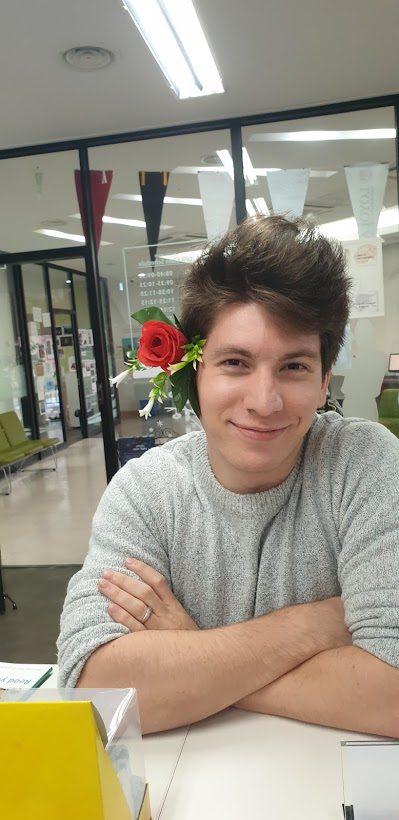
#> input picture img/spirit-week.jpg, 399 x 820 px
$ python 0403-pixels1.py
#> lines starting #> are read from the running program, lines starting #| are printed output that depends on the picture; after the words box and inside, x2 and y2 are one past the last pixel; in counts of white or black regions, pixels touching at a corner belong together
# 0403.py
import cv2
# import numpy as np

img = cv2.imread('../../img/spirit-week.jpg', cv2.IMREAD_GRAYSCALE)
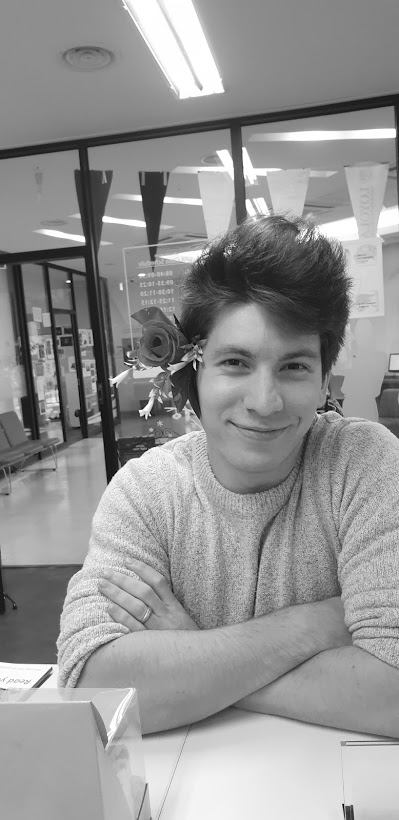
#> img: shape (820, 399); min 0, max 255, mean 147.6
img[100,200] = 0 # change pixel (brightness, grayscale)
#> img: shape (820, 399); under 0.01% of pixels changed, all inside (x1, y1, x2, y2) = (200, 100, 201, 101)
print(img[100:110, 200:210]) # ROI (Region of interest) access
#| [[  0 151 151 150 150 150 150 150 149 149]
#|  [152 151 149 148 147 147 148 149 148 148]
#|  [150 150 149 148 147 147 147 148 147 146]
#|  [145 145 145 146 146 145 145 145 145 145]
#|  [145 145 145 145 144 144 144 144 143 143]
#|  [145 145 144 144 144 144 143 143 143 143]
#|  [144 144 143 143 143 143 143 142 142 142]
#|  [143 142 142 142 142 141 141 141 141 141]
#|  [141 141 141 141 140 140 140 140 140 140]
#|  [140 140 140 139 139 139 139 138 139 138]]

## for y in range(100, 400):
##  for x in range(200, 300):
##    img[y,x] = 0

img[100:400, 200:300] = 0 # ROI (Region of interest) access
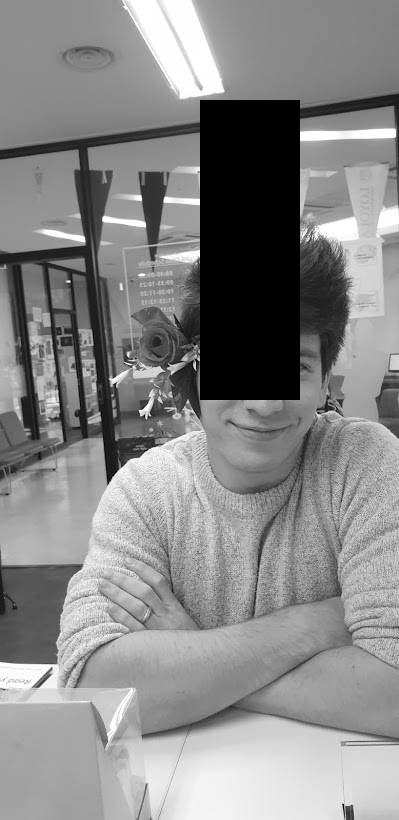
#> img: shape (820, 399); min 0, max 255, mean 135.9

cv2.imshow('img', img)
cv2.waitKey()
cv2.destroyAllWindows()

$ run again, with img/basketball.jpg copied over img/spirit-week.jpg
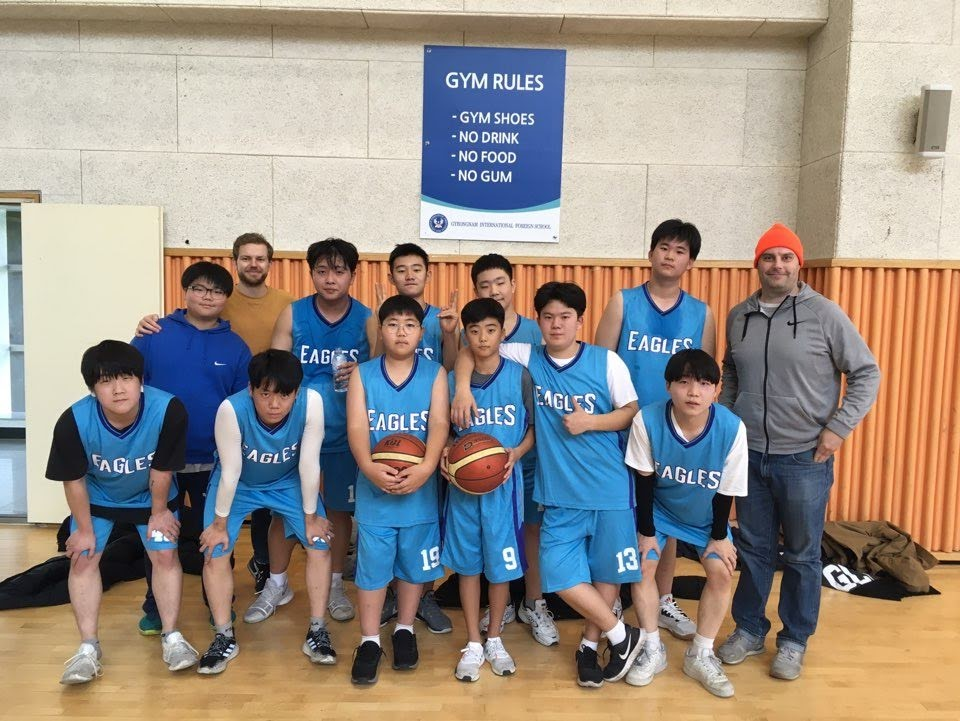
#> input picture img/basketball.jpg, 960 x 721 px
#> `img = cv2.imread('../../img/spirit-week.jpg', cv2.IMREAD_GRAYSCALE)`:
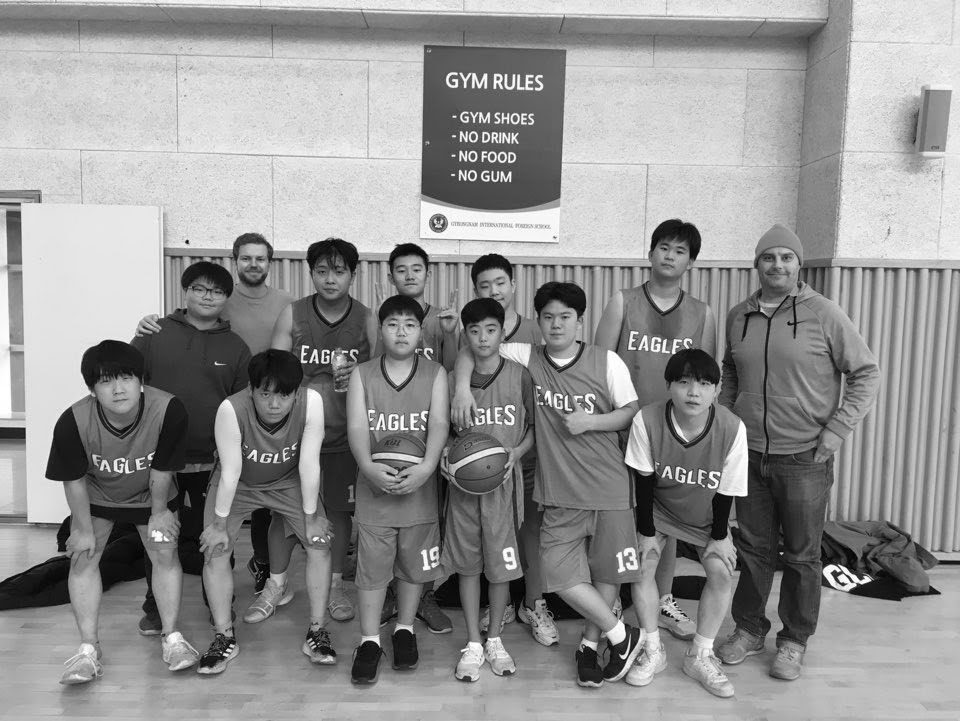
#> img: shape (721, 960); min 0, max 255, mean 145.8
#| [[  0 218 226 213 202 213 222 212 215 221]
#|  [227 222 226 228 220 218 224 226 204 213]
#|  [225 217 218 218 210 208 211 211 204 214]
#|  [219 226 228 215 206 218 224 211 210 220]
#|  [226 224 222 222 226 228 227 226 231 228]
#|  [222 220 218 219 221 223 223 222 224 221]
#> (further printed lines are left out)
#> `img[100:400, 200:300] = 0`:
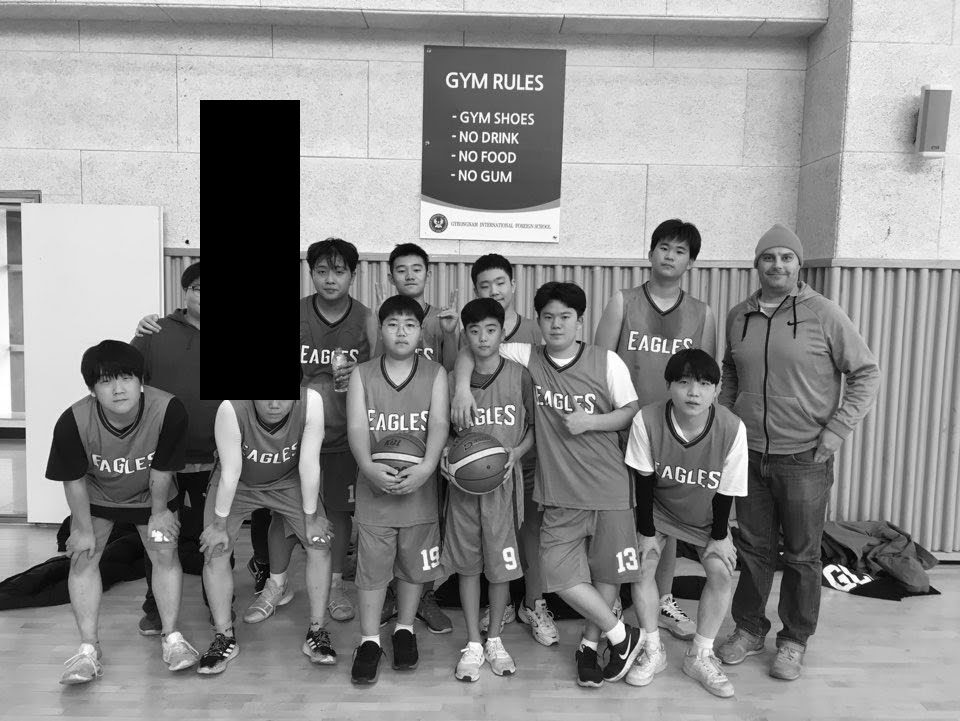
#> img: shape (721, 960); min 0, max 255, mean 139.2
